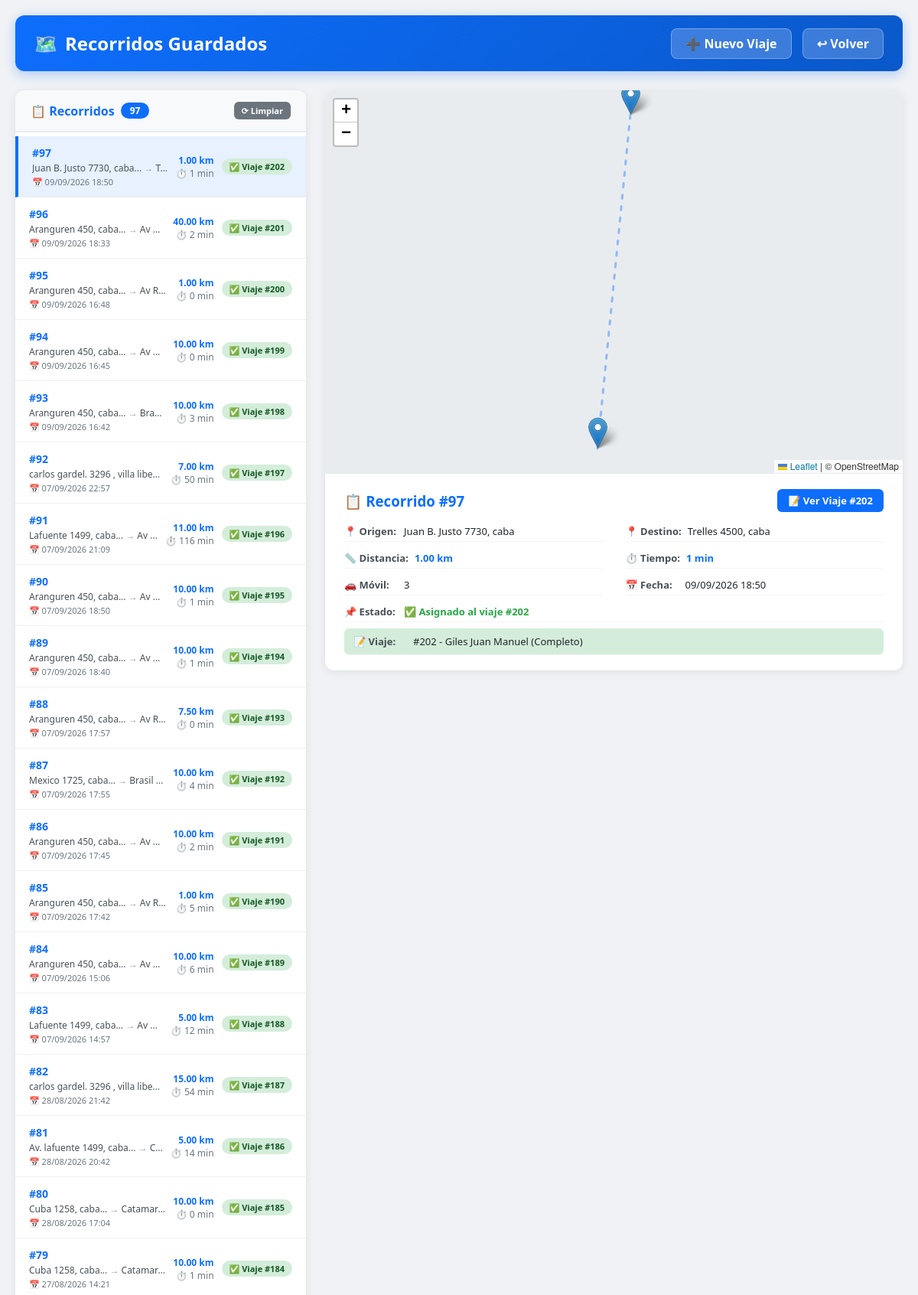
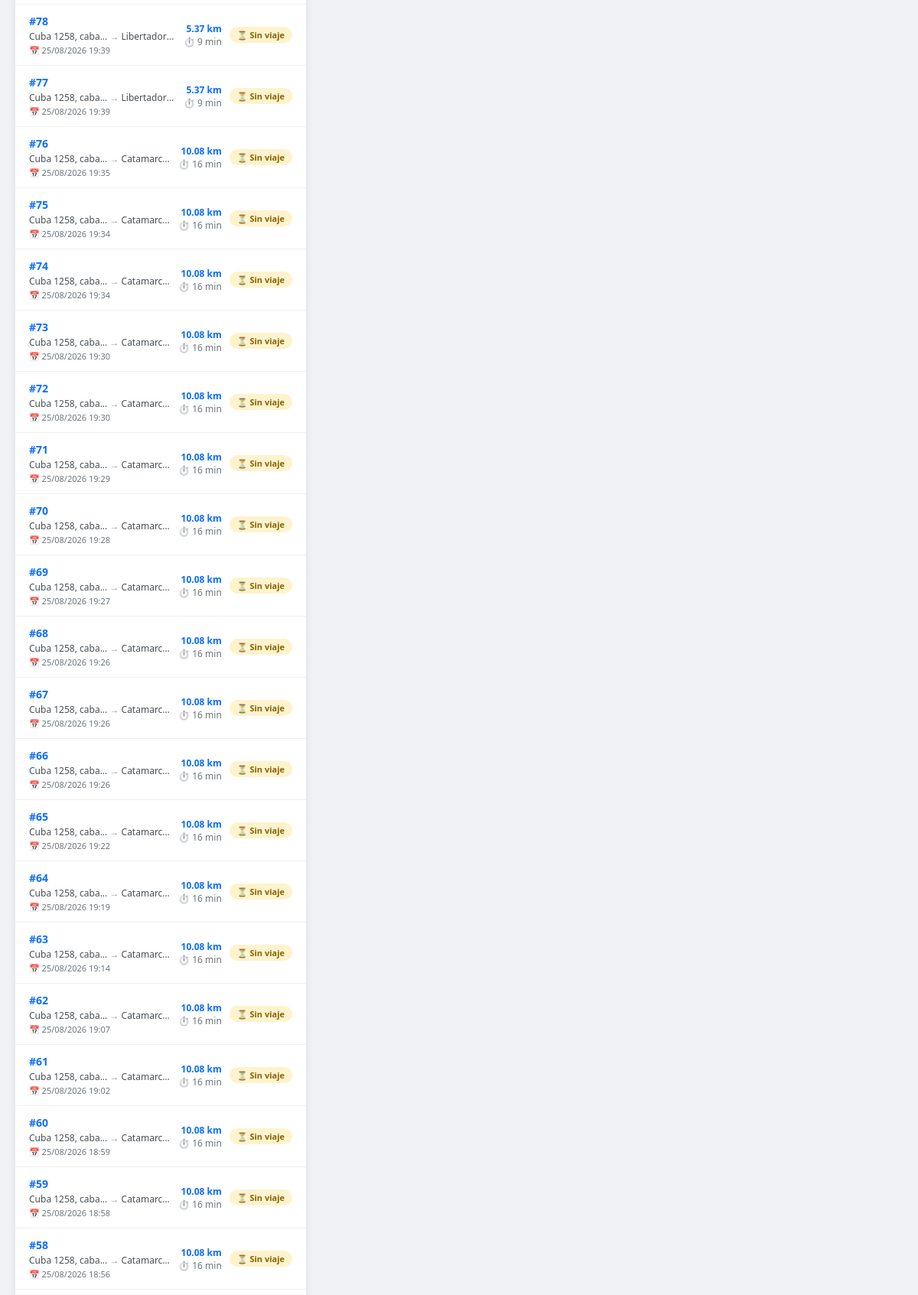
Page /php/00_administracion/despacho_viajes/ver_recorrido_mapa.php?id=97 (upper part) on the committed database (2 pictures, top to bottom).
### tables this page shows
CREATE TABLE `recorridos_viaje` (
  `id` int(11) NOT NULL AUTO_INCREMENT,
  `id_viaje` int(11) DEFAULT NULL,
  `movil` varchar(20) NOT NULL,
  `origen` varchar(200) NOT NULL,
  `destino` varchar(200) NOT NULL,
  `origen_lat` decimal(10,8) DEFAULT NULL,
  `origen_lng` decimal(11,8) DEFAULT NULL,
  `destino_lat` decimal(10,8) DEFAULT NULL,
  `destino_lng` decimal(11,8) DEFAULT NULL,
  `distancia` decimal(10,2) DEFAULT NULL COMMENT 'Distancia en km',
  `tiempo` int(11) DEFAULT NULL COMMENT 'Tiempo en minutos',
  `fecha_registro` timestamp NOT NULL DEFAULT current_timestamp(),
  PRIMARY KEY (`id`),
  KEY `idx_viaje` (`id_viaje`),
  KEY `idx_movil` (`movil`)
);

CREATE TABLE `viajes_despacho` (
  `id` int(20) NOT NULL AUTO_INCREMENT,
  `cel_pasaj` int(10) NOT NULL,
  `nombre_pasaj` varchar(50) NOT NULL,
  `direccion_origen` varchar(70) NOT NULL,
  `direccion_destino` varchar(70) DEFAULT NULL,
  `puntos_paso` text DEFAULT NULL,
  `obs_operador` varchar(500) NOT NULL,
  `obs_pasaj` varchar(500) NOT NULL,
  `estado` varchar(15) NOT NULL,
  `diferido` varchar(20) NOT NULL,
  `fecha` date DEFAULT NULL,
  `hora` varchar(11) DEFAULT NULL,
  `categoria_movil` varchar(15) NOT NULL,
  `origen_lat` decimal(10,8) DEFAULT NULL,
  `origen_lng` decimal(11,8) DEFAULT NULL,
  `destino_lat` decimal(10,8) DEFAULT NULL,
  `destino_lng` decimal(11,8) DEFAULT NULL,
  `cc` int(4) DEFAULT NULL,
  `centro_de_costo` int(4) DEFAULT NULL,
  `id_autorizante` int(11) DEFAULT NULL,
  `obs_viaje` varchar(255) NOT NULL,
  `id_chofer` int(4) NOT NULL,
  `asignado_a` int(4) DEFAULT 0,
  `fecha_asignacion` datetime DEFAULT NULL,
  `id_cc` int(4) DEFAULT NULL,
  `km_recorridos` decimal(10,2) NOT NULL,
  `peajes` decimal(5,2) NOT NULL,
  `tiempo_espera` int(10) NOT NULL,
  `observaciones_finalizacion` varchar(100) NOT NULL,
  `fecha_finalizacion` date DEFAULT NULL,
  `chofer_nombre_hist` varchar(100) DEFAULT NULL,
  `chofer_apellido_hist` varchar(100) DEFAULT NULL,
  `chofer_celular_hist` varchar(20) DEFAULT NULL,
  `vehiculo_marca_hist` varchar(50) DEFAULT NULL,
  `vehiculo_modelo_hist` varchar(50) DEFAULT NULL,
  `vehiculo_patente_hist` varchar(20) DEFAULT NULL,
  `vehiculo_color_hist` varchar(20) DEFAULT NULL,
  PRIMARY KEY (`id`)
);

### php/00_administracion/despacho_viajes/ver_recorrido_mapa.php (the view, shortened to what this page needs)
<?php
$conn = conexion();
$id_recorrido = isset($_GET['id']) ? (int)$_GET['id'] : 0;
$recorrido = null;
$viaje = null;
if ($id_recorrido > 0) {
    try {
        $stmt = $conn->prepare("SELECT * FROM recorridos_viaje WHERE id = ?");
        $stmt->execute([$id_recorrido]);
        $recorrido = $stmt->fetch(PDO::FETCH_ASSOC);
    } catch (PDOException $e) {
    }
    if ($recorrido && $recorrido['id_viaje']) {
        try {
            $stmt = $conn->prepare("SELECT * FROM viajes_despacho WHERE id = ?");
            $stmt->execute([$recorrido['id_viaje']]);
            $viaje = $stmt->fetch(PDO::FETCH_ASSOC);
        } catch (PDOException $e) {
        }
    }
}
$stmt = $conn->query("SELECT * FROM recorridos_viaje ORDER BY id DESC");
$recorridos = $stmt->fetchAll(PDO::FETCH_ASSOC);
?>
<!DOCTYPE html>
<html lang="es">
<head>
    <link rel="stylesheet" href="https://unpkg.com/leaflet@1.9.4/dist/leaflet.css" />
</head>
<body>
    <div class="container">
        <div class="header">
            <h1><span>🗺️</span> Recorridos Guardados</h1>
            <div>
                <a href="carga_viajes.php" class="btn-volver" style="margin-right:10px;">➕ Nuevo Viaje</a>
                <a href="lista_viajes.php" class="btn-volver">↩ Volver</a>
            </div>
        </div>
        <div class="main-content">
            <div class="listado-container">
                <div class="listado-header">
                    <h3>
                        📋 Recorridos
                        <span class="badge-total"><?= count($recorridos) ?></span>
                    </h3>
                    <div style="display:flex; gap:8px;">
                        <a href="?id=0" class="btn-ver-rec secundario" style="font-size:11px; padding:4px 10px;">⟳ Limpiar</a>
                    </div>
                </div>
                <div class="listado-scroll">
                    <?php if (empty($recorridos)): ?>
                        <div class="empty-listado">
                            <div class="icono">🗺️</div>
                            <p>No hay recorridos guardados</p>
                            <p class="subtitulo">
                                Ve a <a href="carga_viajes.php" style="color:#0d6efd;">carga de viajes</a>,
                                ingresa Origen y Destino y presiona "RECORRIDO"
                            </p>
                        </div>
                    <?php else: ?>
                        <?php foreach ($recorridos as $r): ?>
                            <a href="?id=<?= $r['id'] ?>" style="text-decoration:none; color:inherit; display:block;">
                                <div class="recorrido-item <?= ($id_recorrido == $r['id']) ? 'active' : '' ?>">
                                    <div class="info">
                                        <div class="id">#<?= $r['id'] ?></div>
                                        <div class="direcciones">
                                            <?= htmlspecialchars(substr($r['origen'], 0, 35)) ?>...
                                            <span style="color:#999;">→</span>
                                            <?= htmlspecialchars(substr($r['destino'], 0, 35)) ?>...
                                        </div>
                                        <div class="fecha">📅 <?= date('d/m/Y H:i', strtotime($r['fecha_registro'])) ?></div>
                                    </div>
                                    <div class="distancia-tiempo">
                                        <span class="km"><?= $r['distancia'] ?> km</span>
                                        <span style="color:#6c757d;">⏱️ <?= $r['tiempo'] ?> min</span>
                                    </div>
                                    <span class="estado-badge <?= $r['id_viaje'] ? 'con-viaje' : 'sin-viaje' ?>">
                                        <?= $r['id_viaje'] ? '✅ Viaje #' . $r['id_viaje'] : '⏳ Sin viaje' ?>
                                    </span>
                                </div>
                            </a>
                        <?php endforeach; ?>
                    <?php endif; ?>
                </div>
            </div>
            <div class="mapa-container">
                <?php if ($id_recorrido > 0 && $recorrido): ?>
                    <div id="map"></div>
                    <div class="detalles-container">
                        <div style="display:flex; justify-content:space-between; align-items:center; flex-wrap:wrap; gap:10px; margin-bottom:12px;">
                            <h3 style="color:#0d6efd;">📋 Recorrido #<?= $id_recorrido ?></h3>
                            <?php if ($recorrido['id_viaje']): ?>
                                <a href="lista_viajes.php?editar=<?= $recorrido['id_viaje'] ?>" class="btn-ver-rec">
                                    📝 Ver Viaje #<?= $recorrido['id_viaje'] ?>
                                </a>
                            <?php endif; ?>
                        </div>
                        <div class="grid">
                            <div class="item">
                                <span class="label">📍 Origen:</span>
                                <span class="valor"><?= htmlspecialchars($recorrido['origen']) ?></span>
                            </div>
                            <div class="item">
                                <span class="label">📍 Destino:</span>
                                <span class="valor"><?= htmlspecialchars($recorrido['destino']) ?></span>
                            </div>
                            <div class="item">
                                <span class="label">📏 Distancia:</span>
                                <span class="valor destacado"><?= $recorrido['distancia'] ?> km</span>
                            </div>
                            <div class="item">
                                <span class="label">⏱️ Tiempo:</span>
                                <span class="valor destacado"><?= $recorrido['tiempo'] ?> min</span>
                            </div>
                            <div class="item">
                                <span class="label">🚗 Móvil:</span>
                                <span class="valor"><?= $recorrido['movil'] ?></span>
                            </div>
                            <div class="item">
                                <span class="label">📅 Fecha:</span>
                                <span class="valor"><?= date('d/m/Y H:i', strtotime($recorrido['fecha_registro'])) ?></span>
                            </div>
                            <div class="item" style="grid-column: 1 / -1;">
                                <span class="label">📌 Estado:</span>
                                <span class="valor">
                                    <?php if ($recorrido['id_viaje']): ?>
                                        <span style="color:#28a745; font-weight:600;">✅ Asignado al viaje #<?= $recorrido['id_viaje'] ?></span>
                                    <?php else: ?>
                                        <span style="color:#856404; font-weight:600;">⏳ Sin viaje asignado</span>
                                    <?php endif; ?>
                                </span>
                            </div>
                            <?php if ($viaje): ?>
                                <div class="item" style="grid-column: 1 / -1; background: #d4edda; padding: 8px 12px; border-radius: 6px;">
                                    <span class="label">📝 Viaje:</span>
                                    <span class="valor">
                                        #<?= $viaje['id'] ?> - <?= htmlspecialchars($viaje['nombre_pasaj']) ?>
                                        (<?= $viaje['estado'] ?>)
                                    </span>
                                </div>
                            <?php endif; ?>
                        </div>
                    </div>
                <?php endif; ?>
            </div>
        </div>
    </div>
</body>
</html>

### php/00_administracion/despacho_viajes/ver_recorrido_mapa.php (style rules this page uses)
* { margin: 0; padding: 0; box-sizing: border-box; }
body { font-family: 'Segoe UI', Tahoma, Geneva, Verdana, sans-serif; background: #f0f2f5; padding: 20px; }
.container { max-width: 1400px; margin: 0 auto; }
.header { background: linear-gradient(135deg, #0d6efd, #0a58ca); color: white; padding: 20px 25px; border-radius: 12px; margin-bottom: 25px; display: flex; justify-content: space-between; align-items: center; flex-wrap: wrap; gap: 15px; box-shadow: 0 4px 15px rgba(13, 110, 253, 0.3); }
.header h1 { font-size: 24px; display: flex; align-items: center; gap: 10px; }
.header .btn-volver { background: rgba(255, 255, 255, 0.2); color: white; padding: 8px 18px; border-radius: 8px; text-decoration: none; font-weight: 600; transition: background 0.3s; border: 1px solid rgba(255, 255, 255, 0.3); }
.main-content { display: grid; grid-template-columns: 380px 1fr; gap: 25px; align-items: start; }
.listado-container { background: white; border-radius: 12px; box-shadow: 0 2px 12px rgba(0, 0, 0, 0.08); overflow: hidden; max-height: calc(100vh - 200px); display: flex; flex-direction: column; }
.listado-header { padding: 15px 20px; background: #f8f9fa; border-bottom: 2px solid #e9ecef; display: flex; justify-content: space-between; align-items: center; flex-shrink: 0; }
.listado-header h3 { font-size: 16px; color: #0d6efd; display: flex; align-items: center; gap: 8px; }
.listado-header .badge-total { background: #0d6efd; color: white; padding: 2px 12px; border-radius: 20px; font-size: 12px; }
.listado-scroll { overflow-y: auto; flex: 1; padding: 5px 0; }
.recorrido-item { padding: 12px 18px; border-bottom: 1px solid #f0f0f0; cursor: pointer; transition: all 0.2s; display: flex; justify-content: space-between; align-items: center; }
.recorrido-item.active { background: #e7f1ff; border-left: 4px solid #0d6efd; }
.recorrido-item .info { flex: 1; min-width: 0; }
.recorrido-item .info .id { font-weight: 700; color: #0d6efd; font-size: 14px; }
.recorrido-item .info .direcciones { font-size: 12px; color: #495057; margin-top: 2px; white-space: nowrap; overflow: hidden; text-overflow: ellipsis; }
.recorrido-item .info .fecha { font-size: 11px; color: #6c757d; margin-top: 2px; }
.recorrido-item .estado-badge { font-size: 11px; padding: 3px 10px; border-radius: 12px; font-weight: 600; flex-shrink: 0; margin-left: 10px; }
.estado-badge.sin-viaje { background: #fff3cd; color: #856404; }
.estado-badge.con-viaje { background: #d4edda; color: #155724; }
.recorrido-item .distancia-tiempo { font-size: 12px; color: #495057; text-align: right; flex-shrink: 0; margin-left: 10px; }
.recorrido-item .distancia-tiempo span { display: block; }
.recorrido-item .distancia-tiempo .km { font-weight: 600; color: #0d6efd; }
.mapa-container { background: white; border-radius: 12px; box-shadow: 0 2px 12px rgba(0, 0, 0, 0.08); overflow: hidden; }
#map { width: 100%; height: 500px; background: #e9ecef; }
.detalles-container { padding: 20px 25px; border-top: 1px solid #e9ecef; }
.detalles-container .grid { display: grid; grid-template-columns: 1fr 1fr; gap: 8px 30px; }
.detalles-container .grid .item { display: flex; gap: 8px; font-size: 13px; padding: 4px 0; border-bottom: 1px solid #f5f5f5; }
.detalles-container .grid .item .label { font-weight: 600; color: #495057; min-width: 70px; }
.detalles-container .grid .item .valor { color: #212529; word-break: break-word; }
.detalles-container .grid .item .valor.destacado { font-weight: 700; color: #0d6efd; }
.btn-ver-rec { display: inline-block; padding: 6px 14px; background: #0d6efd; color: white; text-decoration: none; border-radius: 6px; font-size: 13px; font-weight: 600; transition: background 0.2s; border: none; cursor: pointer; }
.btn-ver-rec.secundario { background: #6c757d; }

### rows in the picture
recorridos_viaje: id "97", origen "Juan B. Justo 7730, caba", destino "T…", fecha_registro "09/09/2026 18:50", distancia "1.00", tiempo "1", id_viaje "202", destino "Trelles 4500, caba", movil "3"
recorridos_viaje: id "96", origen "Aranguren 450, caba", destino "Av…", fecha_registro "09/09/2026 18:33", distancia "40.00", tiempo "2", id_viaje "201"
recorridos_viaje: id "95", origen "Aranguren 450, caba", destino "Av Ri…", fecha_registro "09/09/2026 16:48", distancia "1.00", tiempo "0", id_viaje "200"
recorridos_viaje: id "94", origen "Aranguren 450, caba", destino "Av…", fecha_registro "09/09/2026 16:45", distancia "10.00", tiempo "0", id_viaje "199"
recorridos_viaje: id "93", origen "Aranguren 450, caba", destino "Bra…", fecha_registro "09/09/2026 16:42", distancia "10.00", tiempo "3", id_viaje "198"
recorridos_viaje: id "92", origen "carlos gardel. 3296 , villa libe…", fecha_registro "07/09/2026 22:57", distancia "7.00", tiempo "50", id_viaje "197"
recorridos_viaje: id "91", origen "Lafuente 1499, caba", destino "Av…", fecha_registro "07/09/2026 21:09", distancia "11.00", tiempo "116", id_viaje "196"
recorridos_viaje: id "90", origen "Aranguren 450, caba", destino "Av…", fecha_registro "07/09/2026 18:50", distancia "10.00", tiempo "1", id_viaje "195"
recorridos_viaje: id "89", origen "Aranguren 450, caba", destino "Av…", fecha_registro "07/09/2026 18:40", distancia "10.00", tiempo "1", id_viaje "194"
recorridos_viaje: id "88", origen "Aranguren 450, caba", destino "Av Ri…", fecha_registro "07/09/2026 17:57", distancia "7.50", tiempo "0", id_viaje "193"
recorridos_viaje: id "87", origen "Mexico 1725, caba", destino "Brasil…", fecha_registro "07/09/2026 17:55", distancia "10.00", tiempo "4", id_viaje "192"
recorridos_viaje: id "86", origen "Aranguren 450, caba", destino "Av…", fecha_registro "07/09/2026 17:45", distancia "10.00", tiempo "2", id_viaje "191"
recorridos_viaje: id "85", origen "Aranguren 450, caba", destino "Av Ri…", fecha_registro "07/09/2026 17:42", distancia "1.00", tiempo "5", id_viaje "190"
recorridos_viaje: id "84", origen "Aranguren 450, caba", destino "Av…", fecha_registro "07/09/2026 15:06", distancia "10.00", tiempo "6", id_viaje "189"
recorridos_viaje: id "83", origen "Lafuente 1499, caba", destino "Av…", fecha_registro "07/09/2026 14:57", distancia "5.00", tiempo "12", id_viaje "188"
recorridos_viaje: id "82", origen "carlos gardel. 3296 , villa libe…", fecha_registro "28/08/2026 21:42", distancia "15.00", tiempo "54", id_viaje "187"
recorridos_viaje: id "81", origen "Av. lafuente 1499, caba", destino "C…", fecha_registro "28/08/2026 20:42", distancia "5.00", tiempo "14", id_viaje "186"
recorridos_viaje: id "80", origen "Cuba 1258, caba", destino "Catama…", fecha_registro "28/08/2026 17:04", distancia "10.00", tiempo "0", id_viaje "185"
recorridos_viaje: id "79", origen "Cuba 1258, caba", destino "Catama…", fecha_registro "27/08/2026 14:21", distancia "10.00", tiempo "1", id_viaje "184"
recorridos_viaje: id "78", origen "Cuba 1258, caba", destino "Libertador…", fecha_registro "25/08/2026 19:39", distancia "5.37", tiempo "9", shows "⏳ Sin viaje"
recorridos_viaje: id "77", origen "Cuba 1258, caba", destino "Libertador…", fecha_registro "25/08/2026 19:39", distancia "5.37", tiempo "9", shows "⏳ Sin viaje"
recorridos_viaje: id "76", origen "Cuba 1258, caba", destino "Catamarc…", fecha_registro "25/08/2026 19:35", distancia "10.08", tiempo "16", shows "⏳ Sin viaje"
recorridos_viaje: id "75", origen "Cuba 1258, caba", destino "Catamarc…", fecha_registro "25/08/2026 19:34", distancia "10.08", tiempo "16", shows "⏳ Sin viaje"
recorridos_viaje: id "74", origen "Cuba 1258, caba", destino "Catamarc…", fecha_registro "25/08/2026 19:34", distancia "10.08", tiempo "16", shows "⏳ Sin viaje"
recorridos_viaje: id "73", origen "Cuba 1258, caba", destino "Catamarc…", fecha_registro "25/08/2026 19:30", distancia "10.08", tiempo "16", shows "⏳ Sin viaje"
recorridos_viaje: id "72", origen "Cuba 1258, caba", destino "Catamarc…", fecha_registro "25/08/2026 19:30", distancia "10.08", tiempo "16", shows "⏳ Sin viaje"
recorridos_viaje: id "71", origen "Cuba 1258, caba", destino "Catamarc…", fecha_registro "25/08/2026 19:29", distancia "10.08", tiempo "16", shows "⏳ Sin viaje"
recorridos_viaje: id "70", origen "Cuba 1258, caba", destino "Catamarc…", fecha_registro "25/08/2026 19:28", distancia "10.08", tiempo "16", shows "⏳ Sin viaje"
recorridos_viaje: id "69", origen "Cuba 1258, caba", destino "Catamarc…", fecha_registro "25/08/2026 19:27", distancia "10.08", tiempo "16", shows "⏳ Sin viaje"
recorridos_viaje: id "68", origen "Cuba 1258, caba", destino "Catamarc…", fecha_registro "25/08/2026 19:26", distancia "10.08", tiempo "16", shows "⏳ Sin viaje"
recorridos_viaje: id "67", origen "Cuba 1258, caba", destino "Catamarc…", fecha_registro "25/08/2026 19:26", distancia "10.08", tiempo "16", shows "⏳ Sin viaje"
recorridos_viaje: id "66", origen "Cuba 1258, caba", destino "Catamarc…", fecha_registro "25/08/2026 19:26", distancia "10.08", tiempo "16", shows "⏳ Sin viaje"
recorridos_viaje: id "65", origen "Cuba 1258, caba", destino "Catamarc…", fecha_registro "25/08/2026 19:22", distancia "10.08", tiempo "16", shows "⏳ Sin viaje"
recorridos_viaje: id "64", origen "Cuba 1258, caba", destino "Catamarc…", fecha_registro "25/08/2026 19:19", distancia "10.08", tiempo "16", shows "⏳ Sin viaje"
recorridos_viaje: id "63", origen "Cuba 1258, caba", destino "Catamarc…", fecha_registro "25/08/2026 19:14", distancia "10.08", tiempo "16", shows "⏳ Sin viaje"
recorridos_viaje: id "62", origen "Cuba 1258, caba", destino "Catamarc…", fecha_registro "25/08/2026 19:07", distancia "10.08", tiempo "16", shows "⏳ Sin viaje"
recorridos_viaje: id "61", origen "Cuba 1258, caba", destino "Catamarc…", fecha_registro "25/08/2026 19:02", distancia "10.08", tiempo "16", shows "⏳ Sin viaje"
recorridos_viaje: id "60", origen "Cuba 1258, caba", destino "Catamarc…", fecha_registro "25/08/2026 18:59", distancia "10.08", tiempo "16", shows "⏳ Sin viaje"
recorridos_viaje: id "59", origen "Cuba 1258, caba", destino "Catamarc…", fecha_registro "25/08/2026 18:58", distancia "10.08", tiempo "16", shows "⏳ Sin viaje"
recorridos_viaje: id "58", origen "Cuba 1258, caba", destino "Catamarc…", fecha_registro "25/08/2026 18:56", distancia "10.08", tiempo "16", shows "⏳ Sin viaje"
viajes_despacho: id "202", nombre_pasaj "Giles Juan Manuel", estado "Completo"

### other values in the picture
count($recorridos) "97"
$id_recorrido "97"
